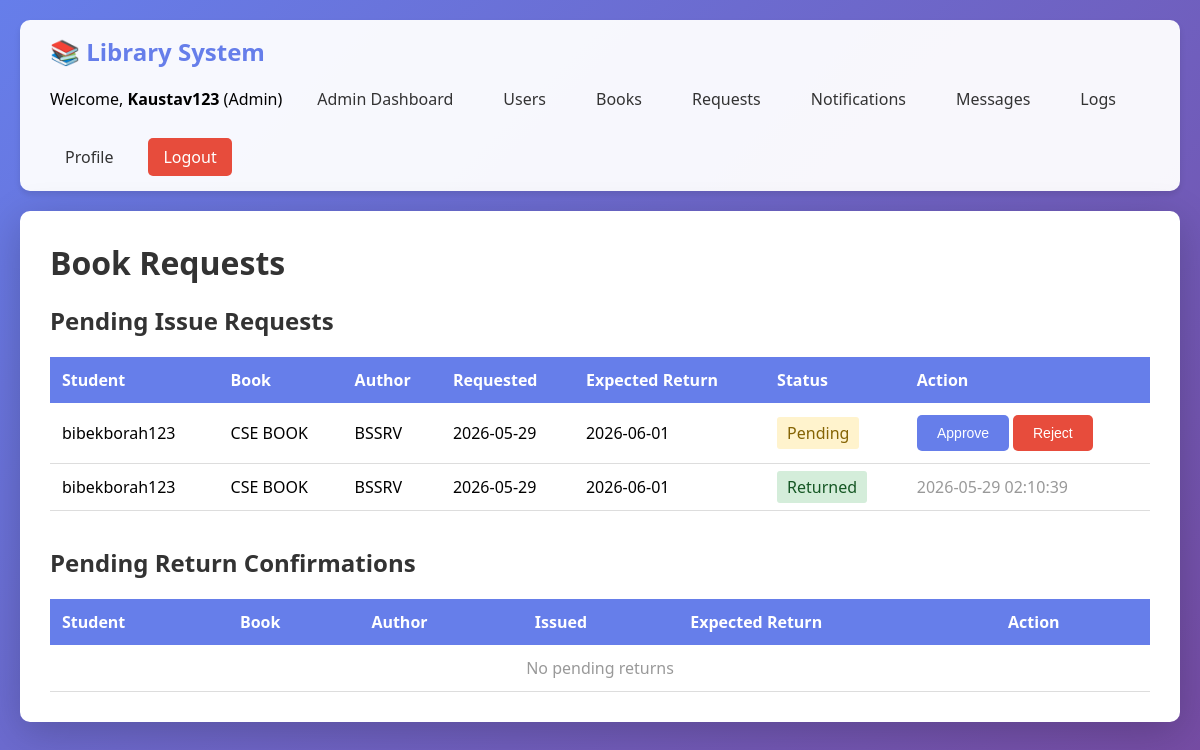
Page /admin/book-requests (signed in) on the committed database.
### tables this page shows
CREATE TABLE book_requests (
            id INTEGER PRIMARY KEY AUTOINCREMENT,
            book_id INTEGER NOT NULL,
            student_id INTEGER NOT NULL,
            student_username TEXT NOT NULL,
            request_date TEXT NOT NULL,
            expected_return_date TEXT NOT NULL,
            status TEXT DEFAULT 'Pending',
            admin_id INTEGER,
            admin_action_at TEXT,
            created_at TEXT DEFAULT CURRENT_TIMESTAMP,
            FOREIGN KEY (book_id) REFERENCES books(id),
            FOREIGN KEY (student_id) REFERENCES users(id),
            FOREIGN KEY (admin_id) REFERENCES users(id)
        );

CREATE TABLE books (
            id INTEGER PRIMARY KEY AUTOINCREMENT,
            title TEXT NOT NULL,
            author TEXT NOT NULL,
            status TEXT DEFAULT 'Available',
            issued_to TEXT
        , issue_date TEXT, return_date TEXT);

### app.py (the view)
@app.route('/admin/book-requests')
@admin_required
def admin_book_requests():
    conn = get_db_connection()
    requests = conn.execute(
        '''SELECT br.*, b.title, b.author
           FROM book_requests br
           JOIN books b ON br.book_id = b.id
           ORDER BY CASE WHEN br.status = "Pending" THEN 0 ELSE 1 END, br.created_at DESC'''
    ).fetchall()
    pending_returns = conn.execute(
        '''SELECT ih.*, b.author
           FROM issue_history ih
           JOIN books b ON ih.book_id = b.id
           WHERE ih.status = ?
           ORDER BY ih.created_at DESC''',
        ('Return Pending',)
    ).fetchall()
    conn.close()
    return render_template(
        'admin_book_requests.html',
        requests=requests,
        pending_returns=pending_returns
    )

### app.py (called while the page is built)
def get_db_connection():
    conn = sqlite3.connect('library.db')
    conn.row_factory = sqlite3.Row
    return conn

def get_active_login_notices():
    try:
        conn = get_db_connection()
        notices = conn.execute(
            '''SELECT * FROM login_notifications
               WHERE is_active = 1
               ORDER BY created_at DESC'''
        ).fetchall()
        conn.close()
        return notices
    except sqlite3.Error:
        return []

@app.context_processor
def inject_admin_message_count():
    unread_admin_messages = 0
    if session.get('role') == 'Admin':
        conn = None
        try:
            conn = get_db_connection()
            unread_admin_messages = conn.execute(
                'SELECT COUNT(*) as count FROM admin_messages WHERE status = ?',
                ('Unread',)
            ).fetchone()['count']
        except sqlite3.Error:
            unread_admin_messages = 0
        finally:
            if conn:
                conn.close()
    return {
        'unread_admin_messages': unread_admin_messages,
        'current_display_name': session.get('display_name') or session.get('username'),
        'login_notices': get_active_login_notices(),
    }

def admin_required(f):
    @wraps(f)
    def decorated_function(*args, **kwargs):
        if 'server_restart_token' not in session or session.get('server_restart_token') != app.config.get('SESSION_RESTART_EPOCH'):
            session.clear()
            return redirect(url_for('index'))
        if 'user_id' not in session or session.get('role') != 'Admin':
            return redirect(url_for('index'))
        return f(*args, **kwargs)
    return decorated_function

### templates/admin_book_requests.html (shortened to what this page needs)
{% extends "base.html" %}  {% block content %}
<h1>Book Requests</h1>
<h2>Pending Issue Requests</h2>
<table>
  <thead>
    <tr>
      <th>Student</th>
      <th>Book</th>
      <th>Author</th>
      <th>Requested</th>
      <th>Expected Return</th>
      <th>Status</th>
      <th>Action</th>
    </tr>
  </thead>
  <tbody>
    {% for request_item in requests %}
    <tr>
      <td>{{ request_item['student_username'] }}</td>
      <td>{{ request_item['title'] }}</td>
      <td>{{ request_item['author'] }}</td>
      <td>{{ request_item['request_date'] }}</td>
      <td>{{ request_item['expected_return_date'] }}</td>
      <td>
        <span
          style="padding: 5px 10px; border-radius: 3px;
                    {% if request_item['status'] == 'Pending' %}background: #fff3cd; color: #856404;
                    {% elif request_item['status'] == 'Approved' %}background: #d1ecf1; color: #0c5460;
                    {% elif request_item['status'] == 'Returned' %}background: #d4edda; color: #155724;
                    {% else %}background: #f8d7da; color: #721c24;{% endif %}"
        >
          {{ request_item['status'] }}
        </span>
      </td>
      <td>
        {% if request_item['status'] == 'Pending' %}
        <form
          method="POST"
          action="{{ url_for('approve_book_request', request_id=request_item['id']) }}"
          style="display: inline"
        >
          <button type="submit" class="btn btn-primary">Approve</button>
        </form>
        <form
          method="POST"
          action="{{ url_for('reject_book_request', request_id=request_item['id']) }}"
          style="display: inline"
          onsubmit="return confirm('Reject this request?');"
        >
          <button type="submit" class="btn btn-danger">Reject</button>
        </form>
        {% else %}
        <span style="color: #999">{{ request_item['admin_action_at'] or '-' }}</span>
        {% endif %}
      </td>
    </tr>
    {% else %}
    <tr>
      <td colspan="7" style="text-align: center; color: #999">
        No book requests yet
      </td>
    </tr>
    {% endfor %}
  </tbody>
</table>
<h2 style="margin-top: 35px">Pending Return Confirmations</h2>
<table>
  <thead>
    <tr>
      <th>Student</th>
      <th>Book</th>
      <th>Author</th>
      <th>Issued</th>
      <th>Expected Return</th>
      <th>Action</th>
    </tr>
  </thead>
  <tbody>
    {% for return_item in pending_returns %}
    <tr>
      <td>{{ return_item['issued_to'] }}</td>
      <td>{{ return_item['book_title'] }}</td>
      <td>{{ return_item['author'] }}</td>
      <td>{{ return_item['issue_date'] }}</td>
      <td>{{ return_item['expected_return_date'] }}</td>
      <td>
        <form
          method="POST"
          action="{{ url_for('confirm_book_return', history_id=return_item['id']) }}"
          onsubmit="return confirm('Confirm this returned book?');"
        >
          <input type="hidden" name="csrf_token" value="{{ csrf_token() }}" />
          <button type="submit" class="btn btn-primary">Confirm Return</button>
        </form>
      </td>
    </tr>
    {% else %}
    <tr>
      <td colspan="6" style="text-align: center; color: #999">
        No pending returns
      </td>
    </tr>
    {% endfor %}
  </tbody>
</table>
{% endblock %}

### templates/base.html (style rules this page uses)
* { margin: 0; padding: 0; box-sizing: border-box; }
body { font-family: "Segoe UI", Tahoma, Geneva, Verdana, sans-serif; background: linear-gradient(135deg, #667eea 0%, #764ba2 100%); min-height: 100vh; padding: 20px; animation: pageEnter 1s ease both; will-change: opacity, transform; }
h1, h2 { color: #333; margin-bottom: 20px; }
.btn { padding: 10px 20px; border: none; border-radius: 5px; cursor: pointer; font-size: 14px; font-weight: 500; transition: background-color 0.3s ease, color 0.3s ease, transform 0.3s ease, box-shadow 0.3s ease; will-change: transform; }
.btn-primary { background: #667eea; color: white; }
.btn-danger { background: #e74c3c; color: white; }
table { width: 100%; border-collapse: collapse; margin-top: 20px; }
th { background: #667eea; color: white; padding: 12px; text-align: left; }
td { padding: 12px; border-bottom: 1px solid #ddd; }

### rows in the picture
book_requests: student_username "bibekborah123", title "CSE BOOK", author "BSSRV", request_date "2026-05-29", expected_return_date "2026-06-01", status "Pending"
book_requests: student_username "bibekborah123", title "CSE BOOK", author "BSSRV", request_date "2026-05-29", expected_return_date "2026-06-01", status "Returned", admin_action_at "2026-05-29 02:10:39"

### other values in the picture
{{ current_display_name }} "Kaustav123"
{{ session.get('role') }} "Admin"
